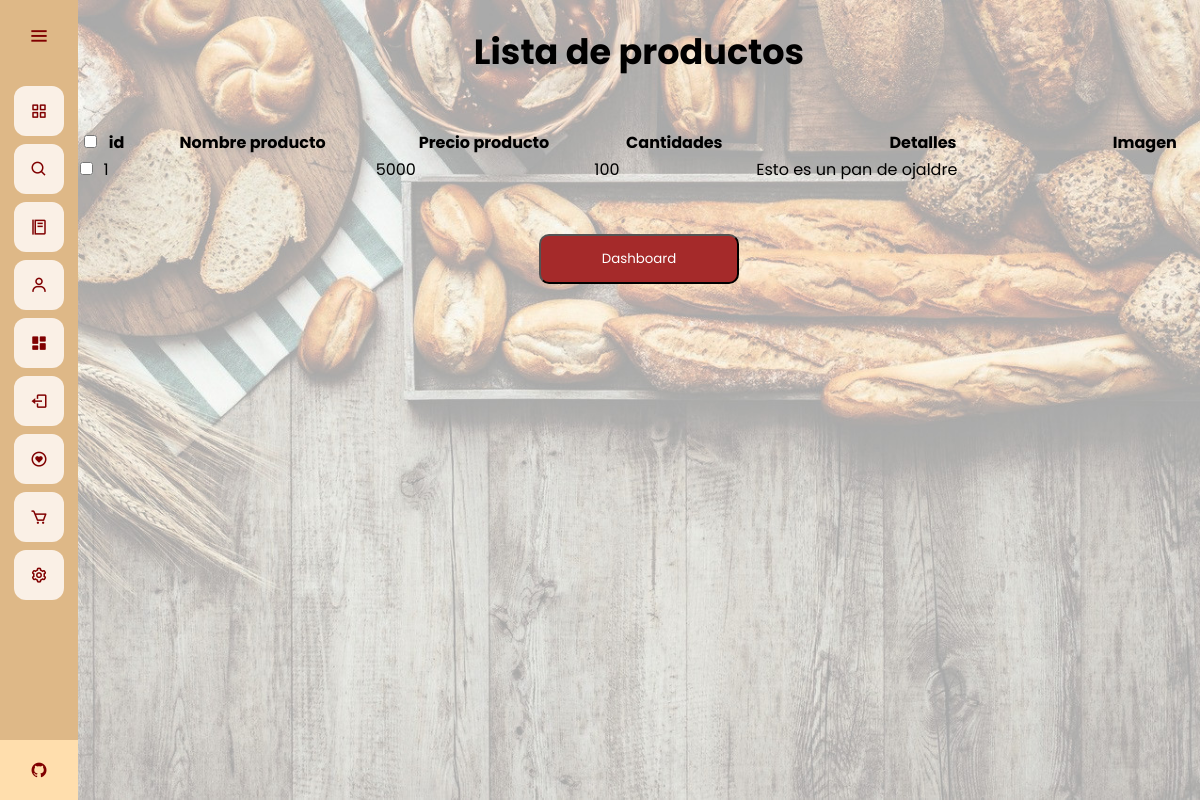
The page /admin-dash/lista-productos (signed in) on the database its author committed.
### app.py (models this page shows)
class Products(database.Model):
	id = database.Column(database.Integer, primary_key=True)
	productname = database.Column(database.String(30), nullable=False, unique=True)
	price = database.Column(database.Integer, nullable=False)
	quantity = database.Column(database.Integer, nullable=False)
	score = database.Column(database.Integer, nullable=False)
	details = database.Column(database.String(1000))
	image_prod = database.Column(database.String(40), nullable=False, default='pan.jpg')

### app.py (the view)
@app.route("/admin-dash/lista-productos")
@login_required
def lista_producto():
	if current_user.username == "SuperAdmin":
		products = Products.query.filter().all()
		return render_template("listproducts.html", products = products)
	else:
		return redirect(url_for('home'))

### app.py (called while the page is built)
@login_manager.user_loader
def load_user(user_id):
	return User.query.get(int(user_id))

@app.before_request
def make_session_permanent():
    session.permanent = True

### templates/listproducts.html (shortened to what this page needs)
{% extends 'base.html' %}
{% block style %}
<link rel="stylesheet" href="{{ url_for('static', filename='css/style_listproduct.css') }}">
{% endblock %}
{% block content %}
<br>
<h1 class="title">
    Lista de productos
</h1>
<br>
<div class="container">
    <table id="tableu" class="table table-striped table-bordered" style="width: 100%">
        <thead>
            <tr>
                <th>
                    <input type="checkbox" onclick="checkAll(this)">
                </th>
                <th>id</th>
                <th>Nombre producto</th>
                <th>Precio producto</th>
                <th>Cantidades</th>
                <th>Detalles</th>
                <th>Imagen</th>
            </tr>
        </thead>
        <br>
        <tbody>
            {% for product in products %}
            <tr>
                <td><input type="checkbox" name="product"></td>
                <td>{{ product.id }}</td>
                <td>{{ product.plate }}</td>
                <td>{{ product.price }}</td>
                <td>{{ product.quantity }}</td>
                <td>{{ product.details }}</td>
            </tr>
            {% endfor %}
        </tbody>
    </table>
</div>
<br>
<br>
<div class="other">
    <a href="{{url_for('dashboard')}}">
        <button type="button" class="buttond">
            Dashboard
        </button>
    </a>
</div>
{% endblock %}

### static/css/style_base.css (style rules this page uses)
* { margin: 0; padding: 0; box-sizing: border-box; font-family: "Poppins" , sans-serif; }

### static/css/style_listproduct.css (style rules this page uses)
.title { text-align: center; font-size: 35px; }
.other { display: flex; justify-content: center; align-items: center; }
.buttond { width: 200px; height: 50px; color: white; background-color: brown; border-radius: 10px; cursor: pointer; }

### rows shown on the page
Products: id "1", price "5000", quantity "100", details "Esto es un pan de ojaldre"
